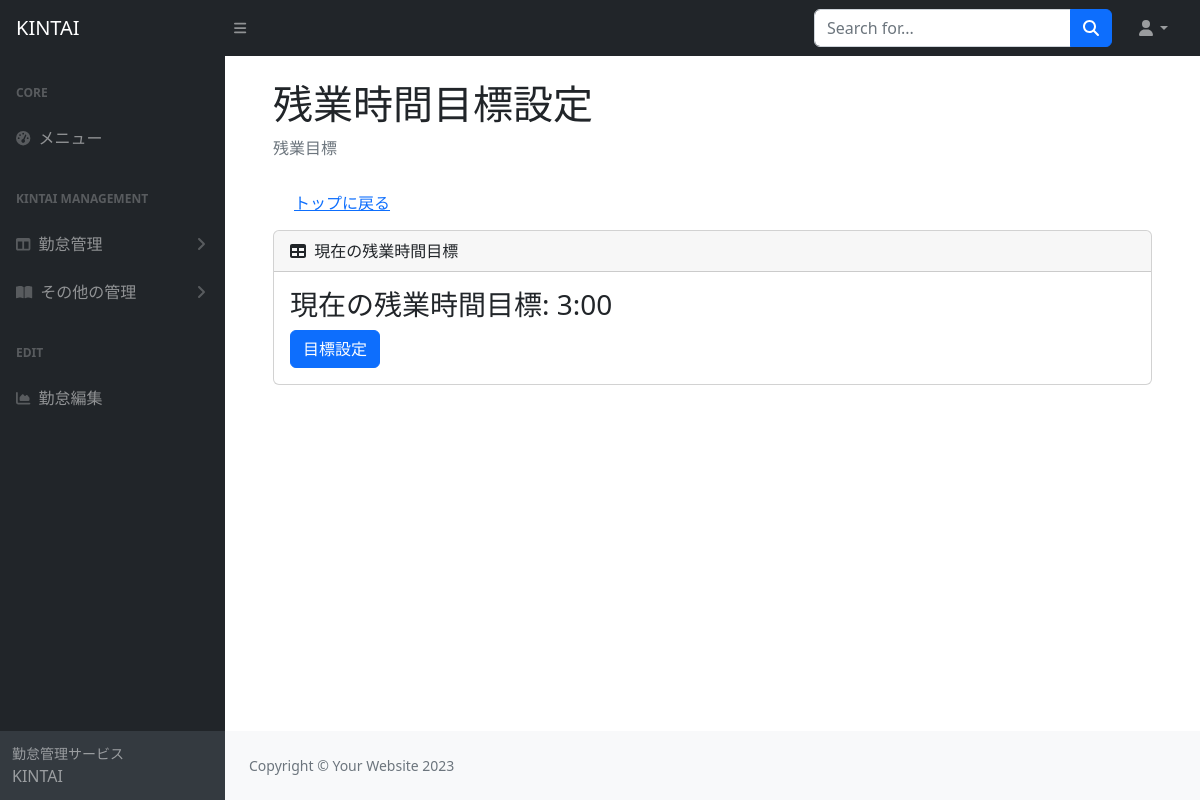
The page /top/kintai/overtimetarget/ on the database as committed earlier.
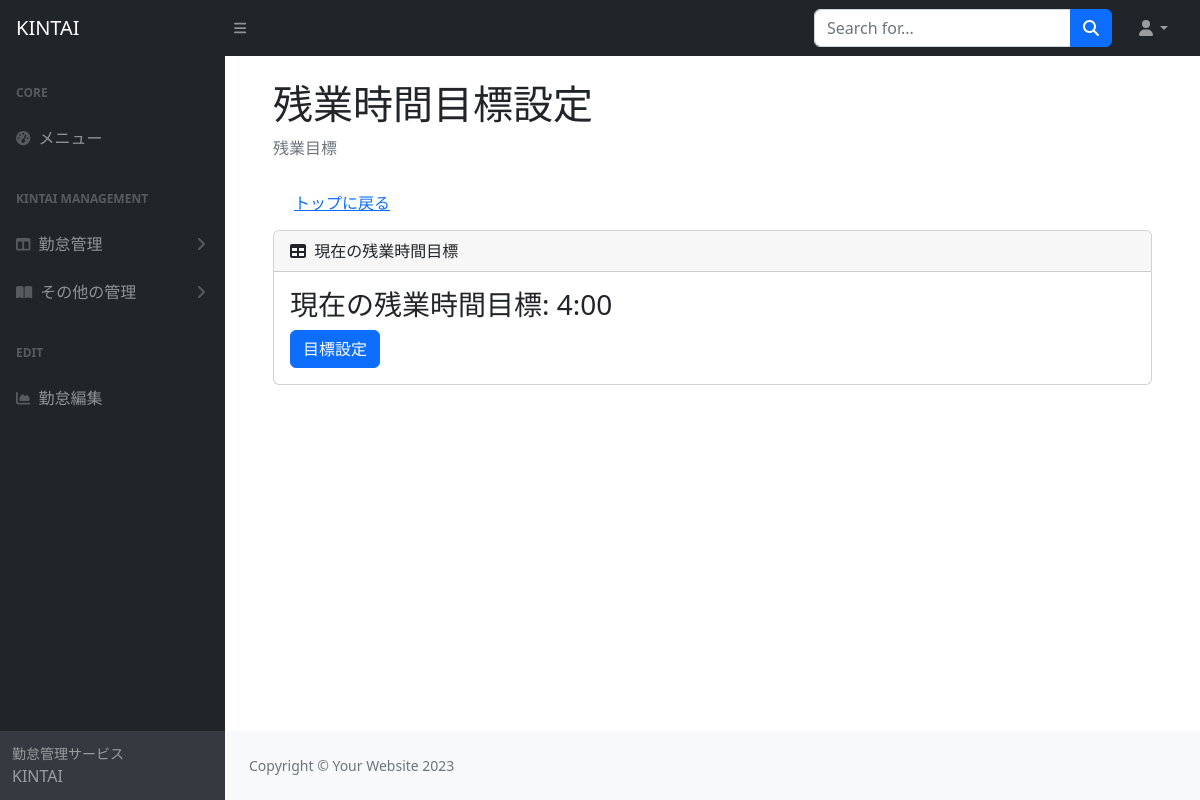
The same page on the database as committed later.
### kintai/models.py (models this page shows)
class Overtimetarget(models.Model):
  name = models.TimeField(
   verbose_name='目標残業時間',
   default = '0:00:00',
  )

### kintai/views.py (the view)
# urls.py: path('kintai/overtimetarget/', OvertimetargetList.as_view(), name='overtimetarget'),
class OvertimetargetList(ListView):
  template_name = 'kintaiapp/overtimetarget.html'
  model = Overtimetarget
  def get_context_data(self, **kwargs):
    context = super().get_context_data(**kwargs)
    context['object_list'] = Overtimetarget.objects.all()
    return context

### kintai/templates/kintaiapp/overtimetarget.html
{% extends 'base.html' %}
{% block content %}
<main>
  <div class="container-fluid px-4">
    <h1 class="mt-4">残業時間目標設定</h1>
    <ol class="breadcrumb mb-4">
      <li class="breadcrumb-item active">残業目標</li>
    </ol>
    <div class="m-2">
      <a href="{% url 'kintaitop' %}" class="btn btn-link" tabindex="-1" role="button" aria-disabled="true">トップに戻る</a>
    </div>
    <div class="card mb-4">
      <div class="card-header">
        <i class="fas fa-table me-1"></i>
        現在の残業時間目標
      </div>
      <div class="card-body">
        <h3>現在の残業時間目標:
          {% for item in object_list %}
          {{ item.name }}</h3>
        <a href="{% url 'updateovertimetarget' item.pk %}" class="btn btn-primary" tabindex="-1" role="button" aria-disabled="true">目標設定</a>
        {% endfor %}
      </div>
    </div>
  </div>
</main>
{% endblock %}

Rows that differ between the two databases and show on the page:
changed Overtimetarget: name "3:00" → "4:00"
